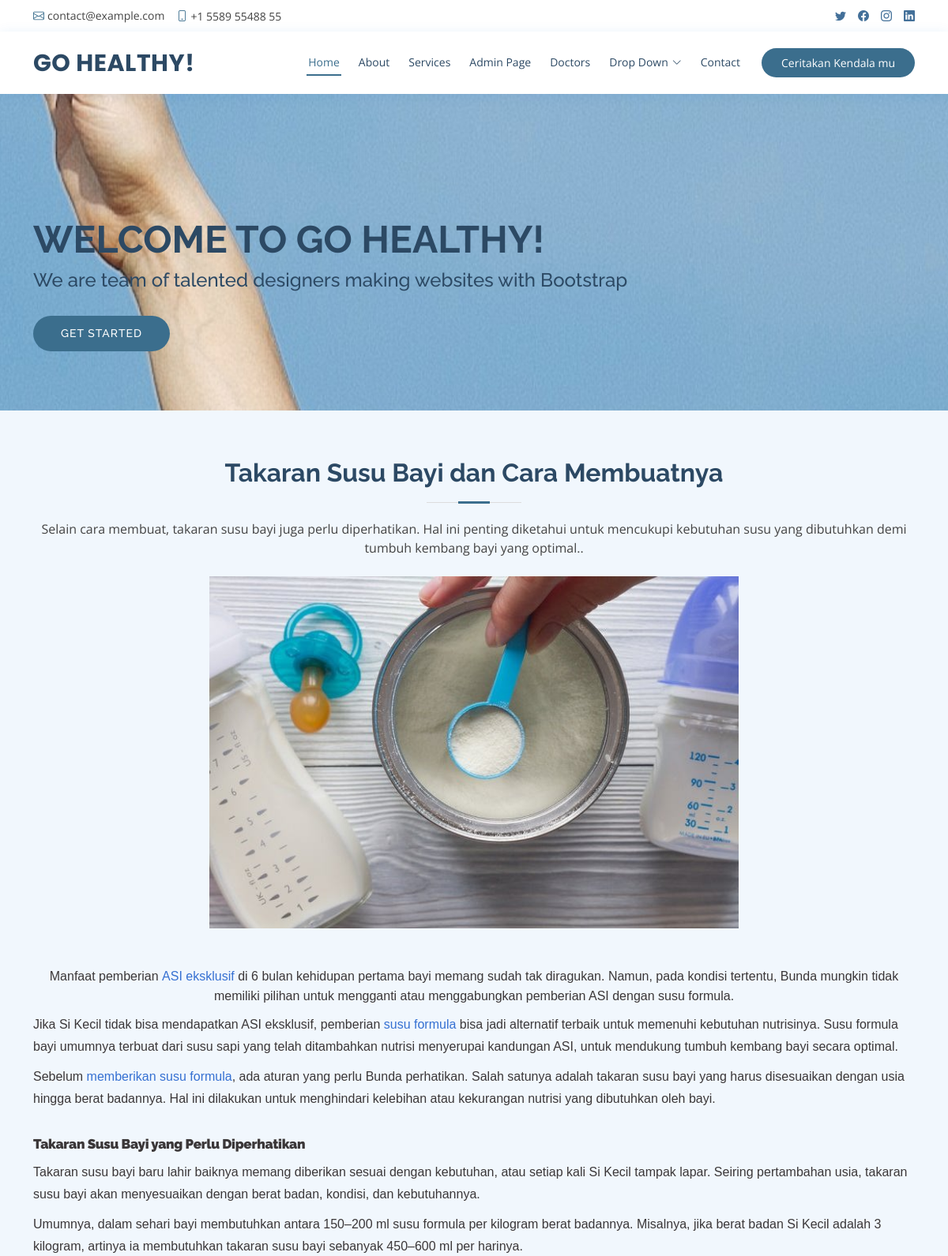
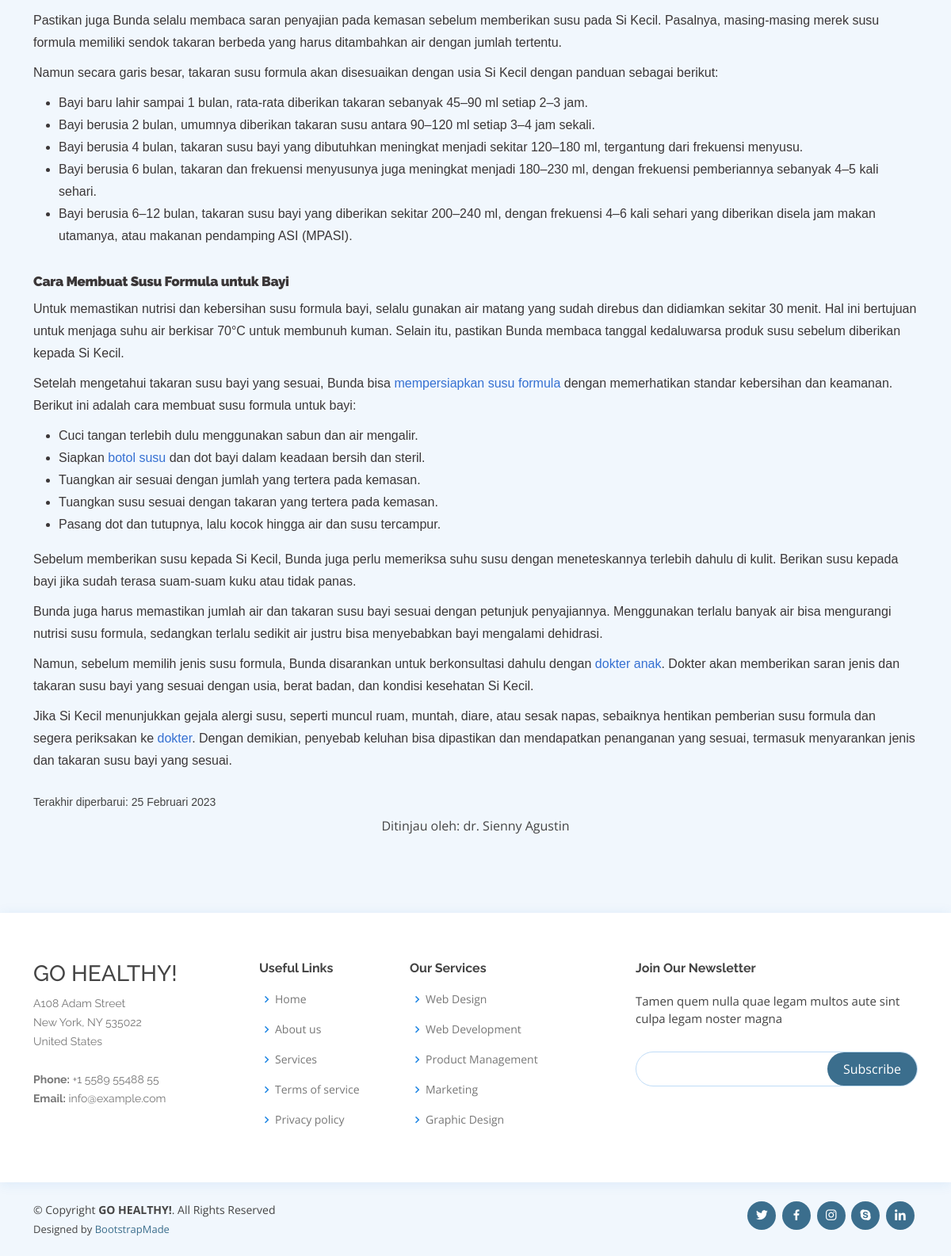
The page /isi_artikel.php?id_artikel=27 on the database its author committed (2 pictures, top to bottom).
### tables this page shows
CREATE TABLE `t_artikel` (
  `id_artikel` int(11) NOT NULL AUTO_INCREMENT,
  `foto_artikel` varchar(50) NOT NULL,
  `judul_artikel` varchar(50) NOT NULL,
  `id_jenis_artikel` int(11) NOT NULL,
  `ket_singkat` varchar(255) NOT NULL,
  `link_artikel` varchar(1000) NOT NULL,
  `isi_artikel` longtext NOT NULL,
  PRIMARY KEY (`id_artikel`),
  KEY `jenis_artikel` (`id_jenis_artikel`),
  CONSTRAINT `jenis_artikel` FOREIGN KEY (`id_jenis_artikel`) REFERENCES `t_jenis_artikel` (`id_jenis_artikel`)
);

### function.php (called while the page is built, shortened)
<?php
    include('config.php');
    function artikel()
    {
        global $conn;
        $id_artikel    = $_GET['id_artikel'];
        $query    = "SELECT * FROM t_artikel WHERE id_artikel = '$id_artikel'";
        $eksekusi = mysqli_fetch_assoc(mysqli_query($conn, $query));
        return $eksekusi;
    }
?>

### isi_artikel.php (the view, shortened to what this page needs)
<?php
    include('function.php');
    if(isset($_GET['id_artikel'])){
        $id_artikel    = $_GET['id_artikel'];
    }
    else {
        die ("Error. No ID Selected!");
    }
    $t_artikel = artikel($id_artikel);
?>
<!DOCTYPE html>
<html lang="en">
<head>
  <link href='https://cdn.jsdelivr.net/npm/froala-editor@latest/css/froala_editor.pkgd.min.css' rel='stylesheet' type='text/css' />
  <link href="assets/vendor/fontawesome-free/css/all.min.css" rel="stylesheet">
  <link href="assets/vendor/animate.css/animate.min.css" rel="stylesheet">
  <link href="assets/vendor/bootstrap/css/bootstrap.min.css" rel="stylesheet">
  <link href="assets/vendor/bootstrap-icons/bootstrap-icons.css" rel="stylesheet">
  <link href="assets/vendor/boxicons/css/boxicons.min.css" rel="stylesheet">
  <link href="assets/vendor/glightbox/css/glightbox.min.css" rel="stylesheet">
  <link href="assets/vendor/remixicon/remixicon.css" rel="stylesheet">
  <link href="assets/vendor/swiper/swiper-bundle.min.css" rel="stylesheet">
  <link href="assets/css/style.css" rel="stylesheet">
</head>
<body>
  <div id="topbar" class="d-flex align-items-center fixed-top">
    <div class="container d-flex justify-content-between">
      <div class="contact-info d-flex align-items-center">
        <i class="bi bi-envelope"></i> <a href="mailto:contact@example.com">contact@example.com</a>
        <i class="bi bi-phone"></i> +1 5589 55488 55
      </div>
      <div class="d-none d-lg-flex social-links align-items-center">
        <a href="#" class="twitter"><i class="bi bi-twitter"></i></a>
        <a href="#" class="facebook"><i class="bi bi-facebook"></i></a>
        <a href="#" class="instagram"><i class="bi bi-instagram"></i></a>
        <a href="#" class="linkedin"><i class="bi bi-linkedin"></i></i></a>
      </div>
    </div>
  </div>
  <header id="header" class="fixed-top">
    <div class="container d-flex align-items-center">
      <h1 class="logo me-auto"><a href="index.html">GO HEALTHY!</a></h1>
      <nav id="navbar" class="navbar order-last order-lg-0">
        <ul>
          <li><a class="nav-link scrollto active" href="#hero">Home</a></li>
          <li><a class="nav-link scrollto" href="#about">About</a></li>
          <li><a class="nav-link scrollto" href="#services">Services</a></li>
          <li><a class="nav-link scrollto" href="adminpage.html">Admin Page</a></li>
          <li><a class="nav-link scrollto" href="#doctors">Doctors</a></li>
          <li class="dropdown"><a href="#"><span>Drop Down</span> <i class="bi bi-chevron-down"></i></a>
          </li>
          <li><a class="nav-link scrollto" href="#contact">Contact</a></li>
        </ul>
      </nav>
      <a href="#kendala" class="appointment-btn scrollto"><span class="d-none d-md-inline">Ceritakan</span> Kendala mu</a>
    </div>
  </header>
  <section id="hero" class="d-flex align-items-center">
    <div class="container">
      <h1>Welcome to GO HEALTHY!</h1>
      <h2>We are team of talented designers making websites with Bootstrap</h2>
      <a href="#about" class="btn-get-started scrollto">Get Started</a>
    </div>
  </section>
  <main id="main">
    <section id="kendala" class="appointment section-bg">
      <div class="container">
        <div class="section-title">
          <h2><?=$t_artikel['judul_artikel']?></h2>
          <p><?=$t_artikel['ket_singkat']?>.</p>
          <br>
          <img src="assets/img/articles/<?=$t_artikel['foto_artikel']?>" style="width: 60%"><br>
              <br><br><p><?=$t_artikel['isi_artikel']?></p>
        </div>
      </div>
    </section>
  </main>
  <footer id="footer">
    <div class="footer-top">
      <div class="container">
        <div class="row">
          <div class="col-lg-3 col-md-6 footer-contact">
            <h3>GO HEALTHY!</h3>
            <p>
              A108 Adam Street <br>
              New York, NY 535022<br>
              United States <br><br>
              <strong>Phone:</strong> +1 5589 55488 55<br>
              <strong>Email:</strong> info@example.com<br>
            </p>
          </div>
          <div class="col-lg-2 col-md-6 footer-links">
            <h4>Useful Links</h4>
            <ul>
              <li><i class="bx bx-chevron-right"></i> <a href="#">Home</a></li>
              <li><i class="bx bx-chevron-right"></i> <a href="#">About us</a></li>
              <li><i class="bx bx-chevron-right"></i> <a href="#">Services</a></li>
              <li><i class="bx bx-chevron-right"></i> <a href="#">Terms of service</a></li>
              <li><i class="bx bx-chevron-right"></i> <a href="#">Privacy policy</a></li>
            </ul>
          </div>
          <div class="col-lg-3 col-md-6 footer-links">
            <h4>Our Services</h4>
            <ul>
              <li><i class="bx bx-chevron-right"></i> <a href="#">Web Design</a></li>
              <li><i class="bx bx-chevron-right"></i> <a href="#">Web Development</a></li>
              <li><i class="bx bx-chevron-right"></i> <a href="#">Product Management</a></li>
              <li><i class="bx bx-chevron-right"></i> <a href="#">Marketing</a></li>
              <li><i class="bx bx-chevron-right"></i> <a href="#">Graphic Design</a></li>
            </ul>
          </div>
          <div class="col-lg-4 col-md-6 footer-newsletter">
            <h4>Join Our Newsletter</h4>
            <p>Tamen quem nulla quae legam multos aute sint culpa legam noster magna</p>
            <form action="" method="post">
              <input type="email" name="email"><input type="submit" value="Subscribe">
            </form>
          </div>
        </div>
      </div>
    </div>
    <div class="container d-md-flex py-4">
      <div class="me-md-auto text-center text-md-start">
        <div class="copyright">
          &copy; Copyright <strong><span>GO HEALTHY!</span></strong>. All Rights Reserved
        </div>
        <div class="credits">
          Designed by <a href="https://bootstrapmade.com/">BootstrapMade</a>
        </div>
      </div>
      <div class="social-links text-center text-md-right pt-3 pt-md-0">
        <a href="#" class="twitter"><i class="bx bxl-twitter"></i></a>
        <a href="#" class="facebook"><i class="bx bxl-facebook"></i></a>
        <a href="#" class="instagram"><i class="bx bxl-instagram"></i></a>
        <a href="#" class="google-plus"><i class="bx bxl-skype"></i></a>
        <a href="#" class="linkedin"><i class="bx bxl-linkedin"></i></a>
      </div>
    </div>
  </footer>
</body>
</html>

### rows shown on the page
t_artikel: judul_artikel "Takaran Susu Bayi dan Cara Membuatnya", ket_singkat "Selain cara membuat, takaran susu bayi juga perlu diperhatikan. Hal ini penting diketahui untuk mencukupi kebutuhan susu yang dibutuhkan demi tumbuh kembang bayi yang optimal.", foto_artikel (picture), isi_artikel "Manfaat pemberian ASI eksklusif di 6 bulan kehidupan pertama bayi memang sudah tak diragukan. Namun, pada kondisi tertentu, Bunda mungkin tidak memiliki pilihan untuk mengganti atau menggabungkan pemberian ASI dengan susu formula. Jika Si Kecil tidak bisa mendapatkan ASI eksklusif, pemberian susu formula bisa jadi alternatif terbaik untuk memenuhi kebutuhan nutrisinya. Susu formula bayi umumnya terbuat dari susu sapi yang telah ditambahkan nutrisi menyerupai kandungan ASI, untuk mendukung tumbuh kembang bayi secara optimal. Sebelum memberikan susu formula , ada aturan yang perlu Bunda perhatikan. Salah satunya adalah takaran susu bayi yang harus disesuaikan dengan usia hingga berat…"
